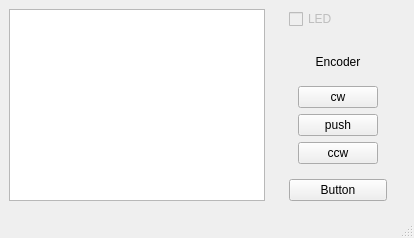
<?xml version="1.0" encoding="UTF-8"?>
<ui version="4.0">
 <class>MainWindow</class>
 <widget class="QMainWindow" name="MainWindow">
  <property name="geometry">
   <rect>
    <x>0</x>
    <y>0</y>
    <width>414</width>
    <height>238</height>
   </rect>
  </property>
  <property name="windowTitle">
   <string>MainWindow</string>
  </property>
  <widget class="QWidget" name="centralwidget">
   <widget class="QWidget" name="widget_2" native="true">
    <property name="geometry">
     <rect>
      <x>0</x>
      <y>0</y>
      <width>396</width>
      <height>210</height>
     </rect>
    </property>
    <layout class="QHBoxLayout" name="horizontalLayout">
     <item>
      <widget class="QWidget" name="widget_4" native="true">
       <layout class="QVBoxLayout" name="verticalLayout_3">
        <item>
         <widget class="QGraphicsView" name="gV_display">
          <property name="sizePolicy">
           <sizepolicy hsizetype="Fixed" vsizetype="Fixed">
            <horstretch>0</horstretch>
            <verstretch>0</verstretch>
           </sizepolicy>
          </property>
         </widget>
        </item>
        <item>
         <spacer name="verticalSpacer">
          <property name="orientation">
           <enum>Qt::Vertical</enum>
          </property>
          <property name="sizeHint" stdset="0">
           <size>
            <width>20</width>
            <height>40</height>
           </size>
          </property>
         </spacer>
        </item>
       </layout>
      </widget>
     </item>
     <item>
      <widget class="QWidget" name="widget_3" native="true">
       <layout class="QVBoxLayout" name="verticalLayout_2">
        <item>
         <widget class="QCheckBox" name="cB_led">
          <property name="enabled">
           <bool>false</bool>
          </property>
          <property name="text">
           <string>LED</string>
          </property>
         </widget>
        </item>
        <item>
         <widget class="QWidget" name="widget" native="true">
          <layout class="QVBoxLayout" name="verticalLayout">
           <item>
            <widget class="QLabel" name="label">
             <property name="text">
              <string>Encoder</string>
             </property>
             <property name="alignment">
              <set>Qt::AlignCenter</set>
             </property>
            </widget>
           </item>
           <item>
            <widget class="QPushButton" name="pB_cw">
             <property name="text">
              <string>cw</string>
             </property>
            </widget>
           </item>
           <item>
            <widget class="QPushButton" name="pB_push">
             <property name="text">
              <string>push</string>
             </property>
            </widget>
           </item>
           <item>
            <widget class="QPushButton" name="pB_ccw">
             <property name="text">
              <string>ccw</string>
             </property>
            </widget>
           </item>
          </layout>
         </widget>
        </item>
        <item>
         <widget class="QPushButton" name="pB_button">
          <property name="text">
           <string>Button</string>
          </property>
         </widget>
        </item>
       </layout>
      </widget>
     </item>
    </layout>
   </widget>
  </widget>
  <widget class="QMenuBar" name="menubar">
   <property name="geometry">
    <rect>
     <x>0</x>
     <y>0</y>
     <width>414</width>
     <height>22</height>
    </rect>
   </property>
  </widget>
  <widget class="QStatusBar" name="statusbar"/>
 </widget>
 <resources/>
 <connections/>
</ui>
